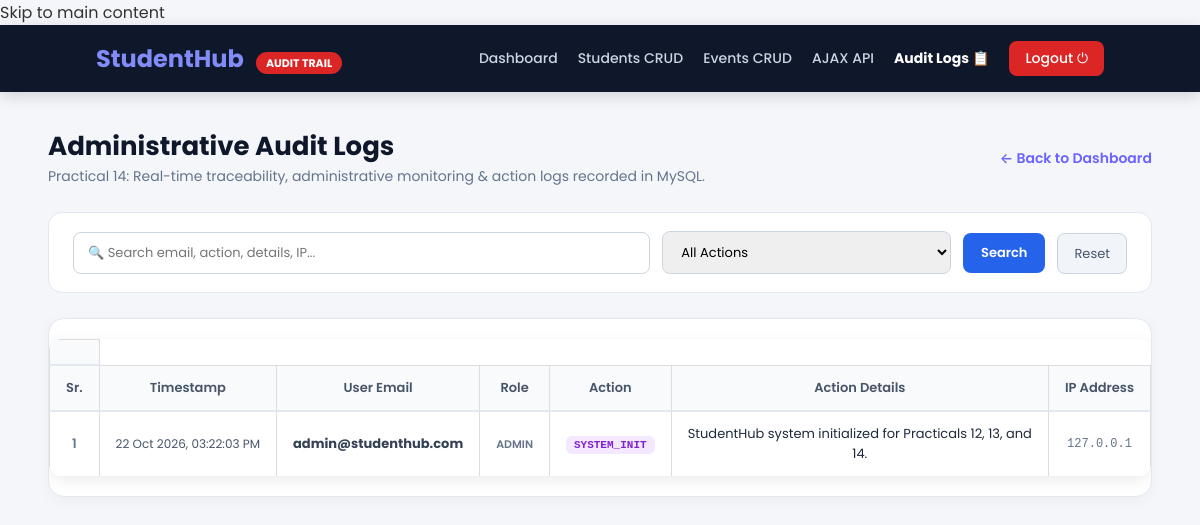
/php/audit_logs.php (signed in), run on the app's committed database.
### tables this page shows
CREATE TABLE IF NOT EXISTS audit_logs (
    log_id INT AUTO_INCREMENT PRIMARY KEY,
    user_id INT NULL,
    user_email VARCHAR(100) NULL,
    role VARCHAR(20) DEFAULT 'admin',
    action VARCHAR(50) NOT NULL,
    details TEXT NULL,
    ip_address VARCHAR(45) NULL,
    created_at TIMESTAMP DEFAULT CURRENT_TIMESTAMP
);

### php/auth.php (called while the page is built, shortened)
<?php
function e($value) {
    return htmlspecialchars($value ?? '', ENT_QUOTES, 'UTF-8');
}

### php/audit_logs.php (the view, shortened to what this page needs)
<?php
require_once __DIR__ . '/auth.php';
$search = trim($_GET['search'] ?? '');
$where = ["1=1"];
$sql = "SELECT log_id, user_id, user_email, role, action, details, ip_address, created_at
        FROM audit_logs
        WHERE " . implode(" AND ", $where) . "
        ORDER BY log_id DESC
        LIMIT 50";
$stmt = $conn->prepare($sql);
$stmt->execute();
$logs = $stmt->get_result()->fetch_all(MYSQLI_ASSOC);
?>
<!DOCTYPE html>
<html lang="en">
<head>
    <link rel="stylesheet" href="../css/style.css">
    <link rel="stylesheet" href="../css/audit_logs.css">
</head>
<body>
    <a href="#main-content" class="skip-link">Skip to main content</a>
    <nav class="admin-nav">
        <div>
            <span class="brand-text">StudentHub</span>
            <span class="admin-tag">Audit Trail</span>
        </div>
        <div class="admin-nav-links">
            <a href="admin_dashboard.php">Dashboard</a>
            <a href="manage_students.php">Students CRUD</a>
            <a href="manage_events.php">Events CRUD</a>
            <a href="ajax_events.php">AJAX API</a>
            <a href="audit_logs.php" style="color:white; font-weight:700;">Audit Logs 📋</a>
            <a href="logout.php" class="btn-logout">Logout ⏻</a>
        </div>
    </nav>
    <main id="main-content">
    <div class="page-wrap">
        <div class="header-bar">
            <div>
                <h1>Administrative Audit Logs</h1>
                <p>Practical 14: Real-time traceability, administrative monitoring & action logs recorded in MySQL.</p>
            </div>
            <div>
                <a href="admin_dashboard.php" style="color:#6C63FF; text-decoration:none; font-weight:600; font-size:14px;">
                    ← Back to Dashboard
                </a>
            </div>
        </div>
        <div class="filter-panel">
            <form method="GET" action="audit_logs.php" class="filter-form">
                <div>
                    <input type="text" name="search" class="filter-input" placeholder="🔍 Search email, action, details, IP..." value="<?= e($search) ?>">
                </div>
                <div>
                    <select name="action_filter" class="filter-select">
                        <option value="">All Actions</option>
                    </select>
                </div>
                <div>
                    <button type="submit" class="btn-filter">Search</button>
                </div>
                <div>
                    <a href="audit_logs.php" class="btn-reset">Reset</a>
                </div>
            </form>
        </div>
        <div class="table-card">
            <div class="table-responsive">
                <table class="log-table">
                    <th scope="col"ead>
                        <tr>
                            <th scope="col" style="width:40px;">Sr.</th>
                            <th scope="col">Timestamp</th>
                            <th scope="col">User Email</th>
                            <th scope="col">Role</th>
                            <th scope="col">Action</th>
                            <th scope="col">Action Details</th>
                            <th scope="col">IP Address</th>
                        </tr>
                    <tbody>
                        <?php if (empty($logs)): ?>
                            <tr>
                                <td colspan="7" style="text-align:center; padding:35px; color:#64748b;">
                                    No audit logs found matching your query.
                                </td>
                            </tr>
                        <?php else: ?>
                            <?php $sr = 0; foreach ($logs as $l): $sr++;
                                $act = $l['action'];
                                $badge_cls = 'act-other';
                            ?>
                                <tr>
                                    <td style="color:#64748b; font-weight:600;"><?= $sr ?></td>
                                    <td style="white-space:nowrap; font-size:12px; color:#475569;">
                                        <?= date('d M Y, h:i:s A', strtotime($l['created_at'])) ?>
                                    </td>
                                    <td><strong><?= e($l['user_email']) ?></strong></td>
                                    <td><span style="font-size:11px; text-transform:uppercase; font-weight:600; color:#64748b;"><?= e($l['role']) ?></span></td>
                                    <td>
                                        <span class="badge-act <?= $badge_cls ?>"><?= e($act) ?></span>
                                    </td>
                                    <td style="color:#1e293b;"><?= e($l['details']) ?></td>
                                    <td style="font-family:monospace; font-size:12px; color:#64748b;"><?= e($l['ip_address']) ?></td>
                                </tr>
                            <?php endforeach; ?>
                        <?php endif; ?>
                    </tbody>
                </table>
            </div>
        </div>
    </div>
    </main>
</body>
</html>

### css/style.css (style rules this page uses)
* { margin:0; padding:0; box-sizing:border-box; font-family:'Poppins',sans-serif; }
body { background:#f7f8fc; color:#333; }
a { text-decoration:none; color:#333; }
nav { display:flex; gap:25px; }
nav a { font-weight:500; transition:.3s; }
button { background:#4F46E5; color:white; border:none; padding:12px 28px; border-radius:8px; cursor:pointer; transition:.3s; }
table { width:100%; border-collapse:collapse; background:white; margin-top:20px; }
table th { background:#4F46E5; color:white; }
table th, table td { padding:15px; text-align:center; border:1px solid #ddd; }
table { width: 100%; border-collapse: collapse; margin: 20px 0; background: #ffffff; border-radius: 12px; overflow: hidden; box-shadow: 0 4px 15px rgba(0, 0, 0, 0.08); }
table th { background: linear-gradient(135deg, #4f46e5, #5148d8); color: white; padding: 16px; text-align: center; font-weight: 600; }
table td { padding: 15px; text-align: center; border-bottom: 1px solid #e5e5e5; color: #333; }
table tr:nth-child(even) { background: #f8f8ff; }
table tr:last-child td { border-bottom: none; }

### css/audit_logs.css (style rules this page uses)
* { margin:0; padding:0; box-sizing:border-box; font-family:'Poppins',-apple-system,sans-serif; }
body { background: #f4f6fa; color: #1e293b; }
nav.admin-nav { background: #0f172a; color: white; padding: 16px 8%; display: flex; justify-content: space-between; align-items: center; box-shadow: 0 4px 15px rgba(0,0,0,0.15); position: sticky; top: 0; z-index: 100; }
.brand-text { font-size: 24px; font-weight: 700; color: #818cf8; }
.admin-tag { background: #dc2626; color: white; font-size: 11px; font-weight: 700; padding: 3px 10px; border-radius: 12px; text-transform: uppercase; margin-left: 8px; }
.admin-nav-links { display: flex; align-items: center; gap: 20px; }
.admin-nav-links a { color: #cbd5e1; text-decoration: none; font-size: 14px; font-weight: 500; }
.btn-logout { background: #dc2626 !important; color: white !important; padding: 7px 16px; border-radius: 8px; font-size: 13px; font-weight: 600; text-decoration: none; }
.page-wrap { max-width: 1350px; margin: 35px auto; padding: 0 4%; }
.header-bar { display: flex; justify-content: space-between; align-items: center; margin-bottom: 25px; flex-wrap: wrap; gap: 15px; }
.header-bar h1 { font-size: 26px; color: #0f172a; }
.header-bar p { font-size: 14px; color: #64748b; }
.filter-panel { background: white; padding: 18px 24px; border-radius: 14px; border: 1px solid #e2e8f0; margin-bottom: 25px; }
.filter-form { display: grid; grid-template-columns: 2fr 1fr auto auto; gap: 12px; align-items: center; }
.filter-input, .filter-select { padding: 10px 14px; border: 1px solid #cbd5e1; border-radius: 8px; font-size: 13px; width: 100%; }
.btn-filter { background: #2563eb; color: white; border: none; padding: 10px 18px; border-radius: 8px; font-weight: 600; cursor: pointer; font-size: 13px; }
.btn-reset { background: #f1f5f9; color: #475569; padding: 10px 16px; border-radius: 8px; text-decoration: none; font-size: 13px; border: 1px solid #cbd5e1; text-align: center; }
.table-card { background: white; border-radius: 16px; border: 1px solid #e2e8f0; box-shadow: 0 4px 15px rgba(0,0,0,0.04); overflow: hidden; }
.table-responsive { overflow-x: auto; }
table.log-table { width: 100%; border-collapse: collapse; font-size: 13px; text-align: left; }
table.log-table th { background: #f8fafc; color: #475569; font-weight: 600; padding: 12px 16px; border-bottom: 2px solid #e2e8f0; white-space: nowrap; }
table.log-table td { padding: 12px 16px; border-bottom: 1px solid #f1f5f9; color: #334155; vertical-align: middle; }
.badge-act { display: inline-block; padding: 3px 8px; border-radius: 6px; font-size: 11px; font-weight: 700; font-family: monospace; }
.act-other { background: #f3e8ff; color: #7e22ce; }

### data on the page
audit_logs: created_at "22 Oct 2026, 03:22:03 PM", user_email "admin@studenthub.com", role "ADMIN", action "SYSTEM_INIT", details "StudentHub system initialized for Practicals 12, 13, and 14.", ip_address "127.0.0.1"
